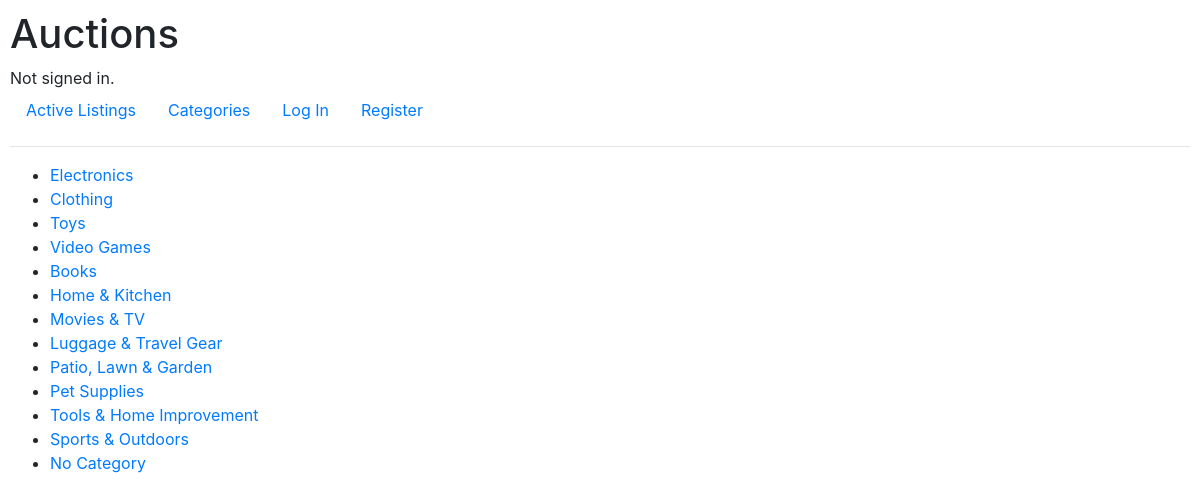
The page /categories on the database its author committed.
### auctions/models.py (models this page shows)
class Category(models.Model):
    category_types = models.CharField(max_length=30)
    def __str__(self):
        return f"{self.category_types}"

### auctions/views.py (the view)
# urls.py: path("categories", views.categories, name="categories"),
def categories(request):
    allcategories = Category.objects.all()
    return render(request, "auctions/categories.html", {
        "allcategories":allcategories
    })

### auctions/templates/auctions/categories.html
{% extends "auctions/layout.html" %}
{% block body %}
    {%if allcategories %}
    <ul>
        {% for category in allcategories %}
            <li><a href="{% url 'categorylisting' category.id %}">{{category}}</a></li>
        {% endfor %}
            <li><a href="{% url 'nocategory' %}">No Category</a></li>
    </ul>
    {% endif %}
{% endblock %}

### auctions/static/auctions/styles.css (style rules this page uses)
body { padding: 10px; }

### rows shown on the page
Category: category_types "Electronics"
Category: category_types "Clothing"
Category: category_types "Toys"
Category: category_types "Video Games"
Category: category_types "Books"
Category: category_types "Home & Kitchen"
Category: category_types "Movies & TV"
Category: category_types "Luggage & Travel Gear"
Category: category_types "Patio, Lawn & Garden"
Category: category_types "Pet Supplies"
Category: category_types "Tools & Home Improvement"
Category: category_types "Sports & Outdoors"
